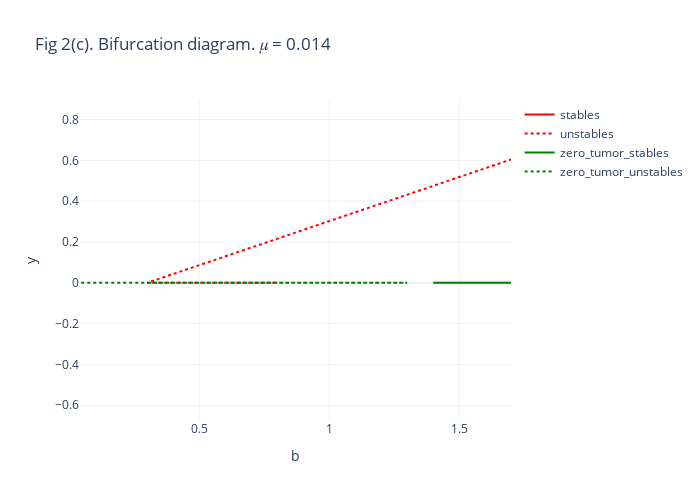

The notebook cell saved with this chart:
### Code cell
fig = go.Figure()
stables = df[df.stable & (df.y!=0)]
unstables = df[~df.stable & (df.y!=0)]
zero_tumor_stables = df[df.stable & (df.y==0)]
zero_tumor_unstables = df[~df.stable & (df.y==0)]

fig.add_trace(go.Scatter(x=stables.b, y=stables.y, mode='lines', name = "stables",
              line={"color":"red"}|get_line_mode(stable=True)))
fig.add_trace(go.Scatter(x=unstables.b, y=unstables.y, mode='lines', name = "unstables",
             line={"color":"red"}|get_line_mode(stable=False)))
fig.add_trace(go.Scatter(x=zero_tumor_stables.b, y=zero_tumor_stables.y, mode='lines', name = "zero_tumor_stables",
             line={"color":"green"}|get_line_mode(stable=True)))
fig.add_trace(go.Scatter(x=zero_tumor_unstables.b, y=zero_tumor_unstables.y, mode='lines', name = "zero_tumor_unstables",
             line={"color":"green"}|get_line_mode(stable=False)))

fig.update_layout(title="Fig 2(c). Bifurcation diagram. 𝜇 = 0.014")
fig.update_layout(xaxis={"title": "b"}, yaxis={"title": "y"}, template="plotly_white",autosize=False,
    width=700,
    height=500)

### Figure 1 — Plotly figure (JSON) as saved in the notebook; plotly's stock layout.template omitted (floating-point values rounded to 4 significant figures; data arrays with more than 128 entries replaced by an {"elided": "..."} marker saying what was removed)
{"data": [{"line": {"color": "red"}, "mode": "lines", "name": "stables", "type": "scatter", "x": {"elided": "603 float values"}, "y": {"elided": "603 float values"}}, {"line": {"color": "red", "dash": "dot"}, "mode": "lines", "name": "unstables", "type": "scatter", "x": {"elided": "948 float values"}, "y": {"elided": "948 float values"}}, {"line": {"color": "green"}, "mode": "lines", "name": "zero_tumor_stables", "type": "scatter", "x": {"elided": "810 float values"}, "y": {"elided": "810 int values"}}, {"line": {"color": "green", "dash": "dot"}, "mode": "lines", "name": "zero_tumor_unstables", "type": "scatter", "x": [0, 0.4, 0.8, 1.2, 0.2, 0.1, 1.3, 1.1, 1, 0.9, 0.7, 0.6, 0.5, 0.3], "y": [0, 0, 0, 0, 0, 0, 0, 0, 0, 0, 0, 0, 0, 0]}], "layout": {"autosize": false, "height": 500, "title": {"text": "Fig 2(c). Bifurcation diagram. 𝜇 = 0.014"}, "width": 700, "xaxis": {"autorange": false, "range": [0.04139, 1.699], "title": {"text": "b"}, "type": "linear"}, "yaxis": {"autorange": false, "range": [-0.6722, 0.8955], "title": {"text": "y"}, "type": "linear"}}}
